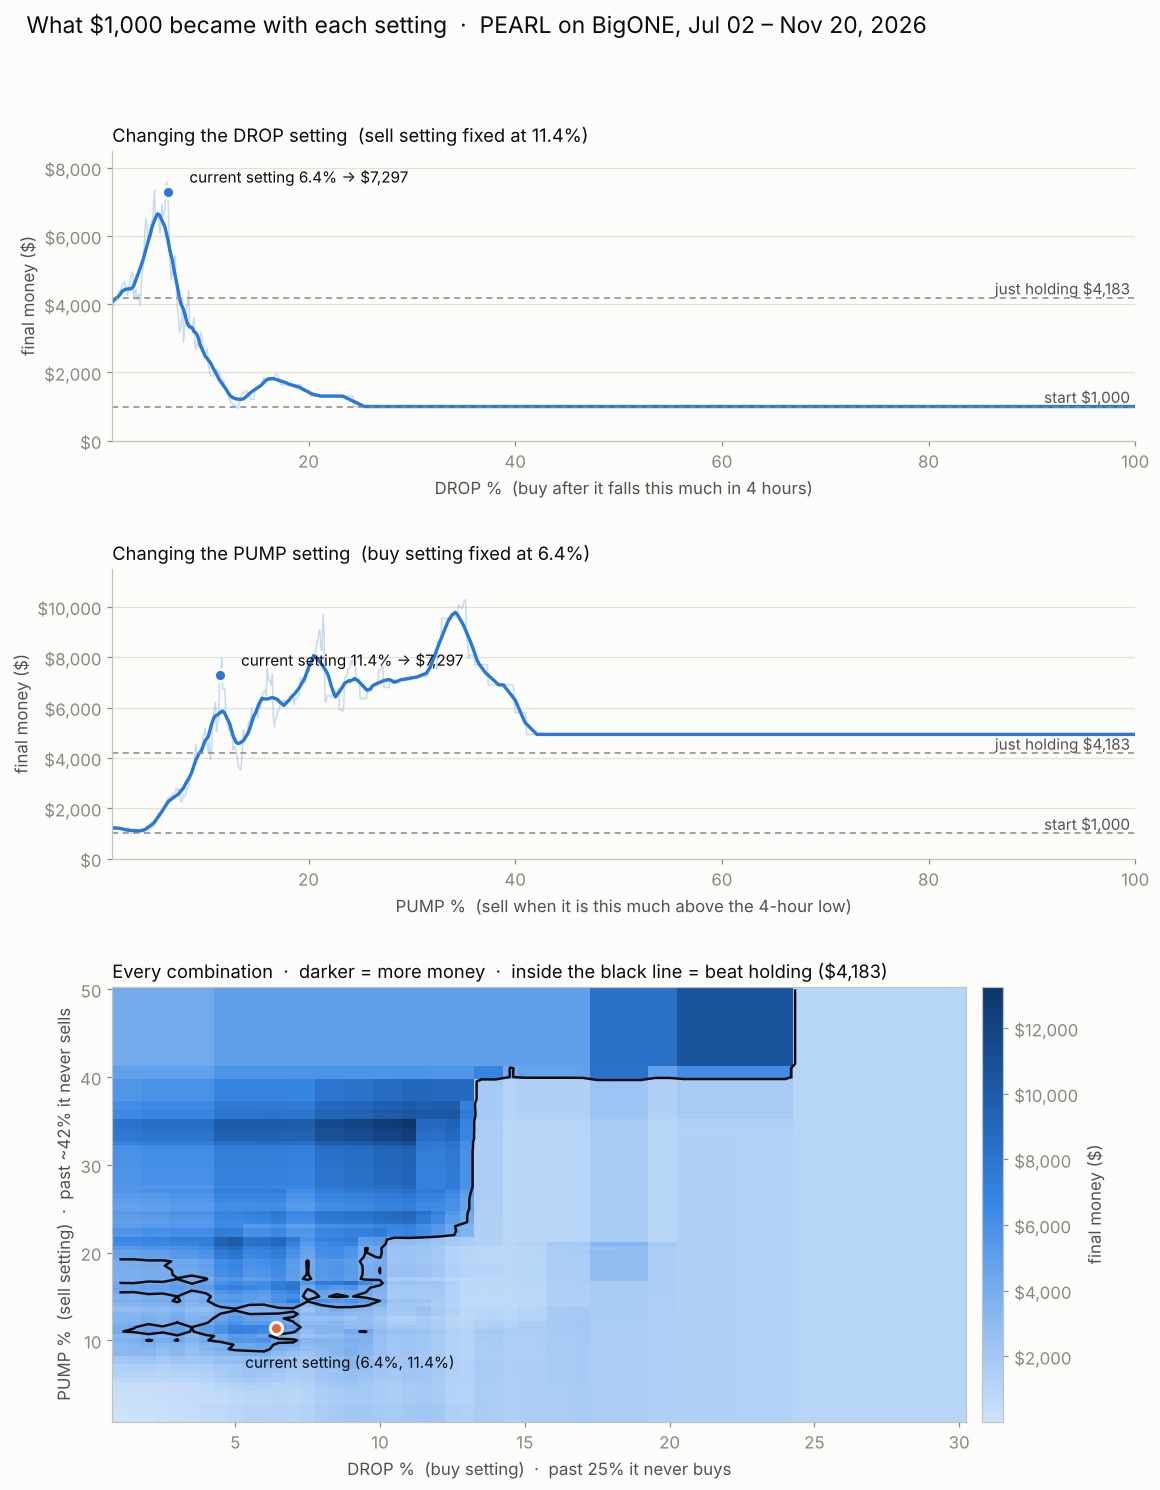

Write the Python code that produced this figure.
#!/usr/bin/env python3
"""
Run the "buy the crash, sell the pump" rule at every percentage and graph the result.

    pip install matplotlib
    python3 sweep.py              # -> sweep.png and data/sweep_*.csv

  DROP %: buy after PEARL falls this much in 4 hours (at its 4-hour low)
  PUMP %: sell when PEARL is this much above its 4-hour low (near its 4-hour high)
Each run starts with $1000 and trades the whole history, paying 1.4% per round trip.
"""
import bisect
import csv

import numpy as np
import pandas as pd

from signals import features

COST = 0.007


def make_sim(df, F):
    c = df["close"].values
    n = len(c)
    up_low = F["up from 4h low %"].values
    chg4 = F["change last 4h %"].values
    dn_high = F["down from 4h high %"].values
    at_low = up_low <= 0.23
    near_high = dn_high <= 1.8

    def buys(drop):
        return np.flatnonzero(at_low & (chg4 <= -drop) & (np.arange(n) < n - 1)).tolist()

    def sells(pump):
        return np.flatnonzero(near_high & (up_low >= pump) & (np.arange(n) < n - 1)).tolist()

    def run(bi, si):
        cash, pos, trades = 1000.0, 0, 0
        while True:
            k = bisect.bisect_left(bi, pos)
            if k == len(bi):
                return cash, trades
            i = bi[k]
            coins = cash / (c[i + 1] * (1 + COST))
            k = bisect.bisect_left(si, i + 1)
            if k == len(si):
                return coins * c[-1] * (1 - COST), trades + 1
            j = si[k]
            cash, pos, trades = coins * c[j + 1] * (1 - COST), j + 1, trades + 1

    return buys, sells, run


def main():
    df = pd.read_csv("data/PEARL-USDT_min1.csv", parse_dates=["time"]).set_index("time")
    F = features(df)
    ok = F.notna().all(axis=1).values
    df, F = df[ok], F[ok]
    hold = 1000 * df["close"].iloc[-1] / df["close"].iloc[0] * (1 - COST) ** 2
    buys, sells, run = make_sim(df, F)
    print(f"{df.index[0]:%b %d} -> {df.index[-1]:%b %d}, just holding: ${hold:.0f}")
    print(f"check: drop 6.4 / pump 11.4 -> ${run(buys(6.4), sells(11.4))[0]:.0f}")

    fine = np.round(np.arange(1.0, 100.01, 0.1), 1)
    b_fixed, s_fixed = buys(6.4), sells(11.4)
    drop_line = [run(buys(x), s_fixed) for x in fine]
    pump_line = [run(b_fixed, sells(x)) for x in fine]

    coarse = np.round(np.arange(1.0, 100.01, 0.5), 1)
    B = [buys(x) for x in coarse]
    S = [sells(x) for x in coarse]
    grid = np.array([[run(b, s)[0] for b in B] for s in S])  # rows = pump, cols = drop

    with open("data/sweep_lines.csv", "w", newline="") as f:
        w = csv.writer(f)
        w.writerow(["percent", "final_$_varying_drop(pump=11.4)", "trades", "final_$_varying_pump(drop=6.4)", "trades"])
        for x, (d, dt), (p, pt) in zip(fine, drop_line, pump_line):
            w.writerow([x, round(d, 2), dt, round(p, 2), pt])
    pd.DataFrame(grid, index=coarse, columns=coarse).round(0).to_csv("data/sweep_grid.csv",
                                                                     index_label="pump% \\ drop%")
    i, j = np.unravel_index(grid.argmax(), grid.shape)
    print(f"best of {grid.size} combos: drop {coarse[j]}% / pump {coarse[i]}% -> ${grid[i, j]:.0f}")
    print(f"combos that beat holding: {(grid > hold).sum()} of {grid.size}; "
          f"that made any profit: {(grid > 1000).sum()}; lost money: {(grid < 1000).sum()}")
    plot(fine, drop_line, pump_line, coarse, grid, hold, df)


def plot(fine, drop_line, pump_line, coarse, grid, hold, df):
    import matplotlib
    matplotlib.use("Agg")
    import matplotlib.pyplot as plt
    from matplotlib.colors import LinearSegmentedColormap

    ink, ink2, muted, gridc, surface = "#0b0b0b", "#52514e", "#898781", "#e1e0d9", "#fcfcfb"
    blue = "#2a78d6"
    plt.rcParams.update({"font.size": 11, "text.color": ink, "axes.labelcolor": ink2,
                         "xtick.color": muted, "ytick.color": muted, "axes.edgecolor": "#c3c2b7"})

    def smooth(y, k=21):
        y = np.asarray(y, float)
        pad = np.pad(y, k // 2, mode="edge")
        return np.convolve(pad, np.ones(k) / k, mode="valid")

    fig = plt.figure(figsize=(12, 15), facecolor=surface)
    gs = fig.add_gridspec(3, 1, height_ratios=[1, 1, 1.5], hspace=0.38)
    period = f"{df.index[0]:%b %d} – {df.index[-1]:%b %d, %Y}"
    fig.suptitle(f"What $1,000 became with each setting  ·  PEARL on BigONE, {period}",
                 fontsize=15, x=0.06, ha="left", y=0.965)

    for row, (line, name, fixed, now) in enumerate((
            (drop_line, "DROP %  (buy after it falls this much in 4 hours)", "sell setting fixed at 11.4%", 6.4),
            (pump_line, "PUMP %  (sell when it is this much above the 4-hour low)", "buy setting fixed at 6.4%", 11.4))):
        ax = fig.add_subplot(gs[row])
        ax.set_facecolor(surface)
        y = [v for v, _ in line]
        ax.plot(fine, y, color=blue, lw=1, alpha=0.25)
        ax.plot(fine, smooth(y), color=blue, lw=2.2)
        for level, label in ((hold, f"just holding ${hold:,.0f}"), (1000, "start $1,000")):
            ax.axhline(level, color=muted, lw=1, ls=(0, (4, 3)))
            ax.text(99.5, level, label, color=ink2, fontsize=10, ha="right", va="bottom")
        k = int(round((now - 1) / 0.1))
        ax.plot([now], [y[k]], "o", ms=8, color=blue, mec=surface, mew=2)
        ax.annotate(f"current setting {now}% → ${y[k]:,.0f}", (now, y[k]), xytext=(14, 6),
                    textcoords="offset points", fontsize=10, color=ink)
        ax.set_xlim(1, 100)
        ax.set_ylim(0, max(max(y), hold) * 1.12)
        ax.set_xlabel(name)
        ax.set_ylabel("final money ($)")
        ax.set_title(f"Changing the {name.split()[0]} setting  ({fixed})", loc="left", fontsize=12, color=ink)
        ax.grid(axis="y", color=gridc, lw=0.8)
        ax.yaxis.set_major_formatter(matplotlib.ticker.FuncFormatter(lambda v, _: f"${v:,.0f}"))
        for side in ("top", "right"):
            ax.spines[side].set_visible(False)

    ax = fig.add_subplot(gs[2])
    ramp = ["#cde2fb", "#9ec5f4", "#6da7ec", "#3987e5", "#256abf", "#184f95", "#0d366b"]
    cmap = LinearSegmentedColormap.from_list("blue", ramp)
    xs, ys = coarse <= 30, coarse <= 50          # past these nothing changes (never buys / never sells)
    sub, cx, cy = grid[np.ix_(ys, xs)], coarse[xs], coarse[ys]
    im = ax.imshow(sub, origin="lower", aspect="auto", cmap=cmap,
                   extent=[cx[0] - 0.25, cx[-1] + 0.25, cy[0] - 0.25, cy[-1] + 0.25])
    ax.contour(cx, cy, sub, levels=[hold], colors=[ink], linewidths=1.6)
    ax.plot([6.4], [11.4], "o", ms=8, color="#eb6834", mec=surface, mew=2)
    ax.annotate("current setting (6.4%, 11.4%)", (6.4, 11.4), xytext=(-20, -26), textcoords="offset points",
                fontsize=10, color=ink)
    ax.set_xlabel("DROP %  (buy setting)  ·  past 25% it never buys")
    ax.set_ylabel("PUMP %  (sell setting)  ·  past ~42% it never sells")
    ax.set_title(f"Every combination  ·  darker = more money  ·  inside the black line = beat holding "
                 f"(${hold:,.0f})", loc="left", fontsize=12, color=ink)
    cb = fig.colorbar(im, ax=ax, pad=0.015)
    cb.set_label("final money ($)", color=ink2)
    cb.ax.yaxis.set_major_formatter(matplotlib.ticker.FuncFormatter(lambda v, _: f"${v:,.0f}"))
    fig.savefig("sweep.png", dpi=110, facecolor=surface, bbox_inches="tight")
    print("saved sweep.png")


if __name__ == "__main__":
    main()
